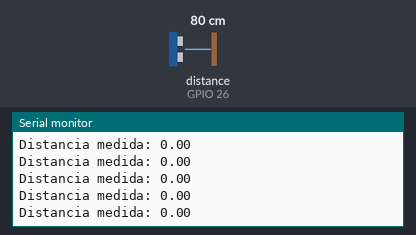
A sketch run on a simulated ESP32. Shown: the last lines printed to the serial monitor. Wiring (inferred from the names in the program): ultrasonic range finder: trigger GPIO 27; echo GPIO 26. The test bench sets the inputs (shaded band); at power-on: distance to the obstacle (sensor on GPIO 26) 80 cm. The echo pulse lasts 58.3 µs per cm.

Above: at 1.2 s.
1.3 s: distance to the obstacle (sensor on GPIO 26) set to 2 cm
At 1.59 s:
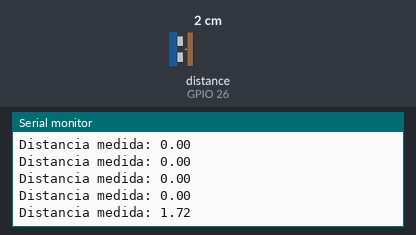
2.8 s: distance to the obstacle (sensor on GPIO 26) set to 4 cm
At 2.99 s:
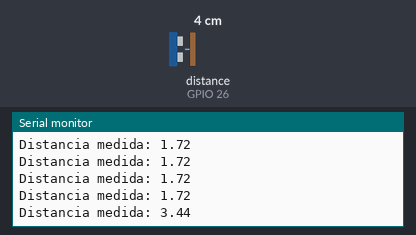
Timing chart, 0 to 5.8 s (numbered marks = the images above; inputs shaded):
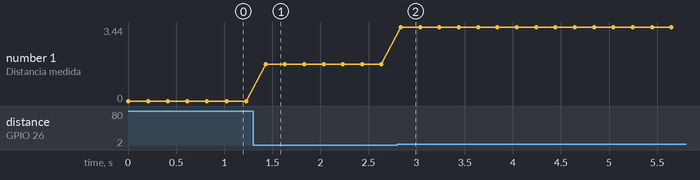

Measured:
- after the input at 1.3 s, the serial monitor: prints a new line after 0.13 s (image 1)
- after the input at 2.8 s, the serial monitor: prints a new line at once (image 2)
- plotted number 1: 0 → 1.72 after the input at 1.3 s, 1.72 → 3.44 after the input at 2.8 s

The sketch:

Ultrassonic_Sensor.ino
```cpp
const int EchoPin = 26;
const int TriggerPin = 27;


void setup() {
  Serial.begin(9600);
  pinMode(TriggerPin, OUTPUT);
  pinMode(EchoPin, INPUT);

}


void loop() {
  float cm = measureDistance(TriggerPin, EchoPin);
  Serial.print("Distancia medida: ");
  Serial.println(cm);
  delay(200);
}


float measureDistance(int TriggerPin, int EchoPin)
{
  float duration, distanceCm;
  digitalWrite(TriggerPin, LOW);
  delayMicroseconds(4);
  digitalWrite(TriggerPin, HIGH);
  delayMicroseconds(10);
  digitalWrite(TriggerPin, LOW);
  duration = pulseIn(EchoPin, HIGH, 4000); // Timeout = 1.500 ms -- Max distance = 25.5cm
  distanceCm = duration * 10 / 340/ 2;

  return distanceCm;
}
```
